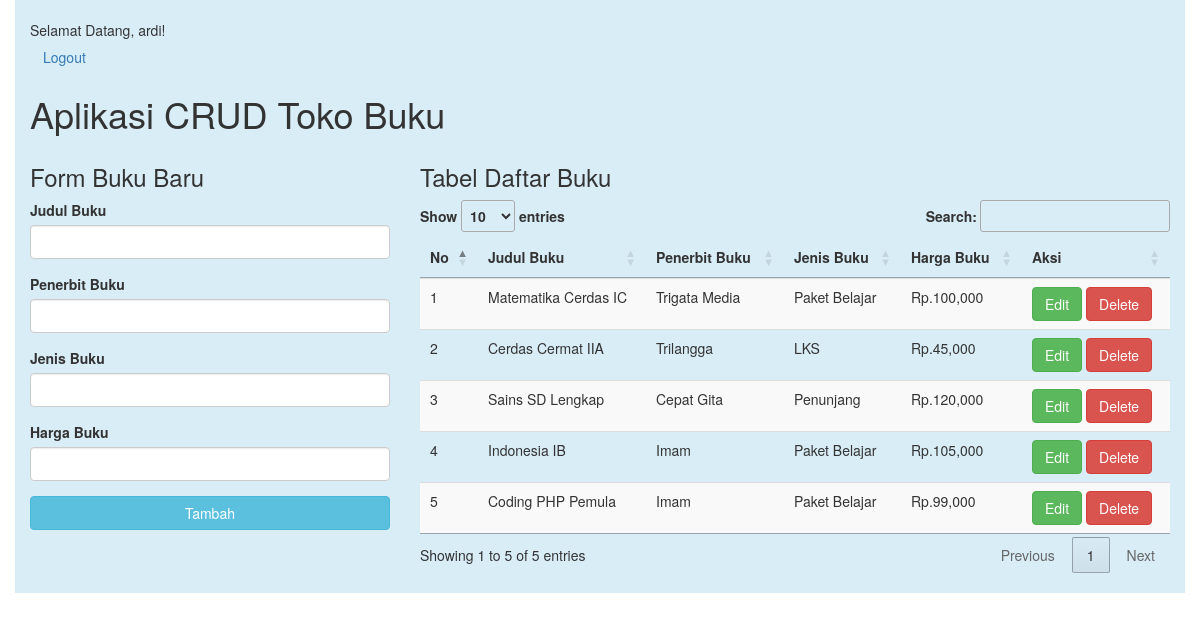
The app's page /crud.php (signed in) with its own data.
### tables this page shows
CREATE TABLE `buku` (
  `id_buku` int(11) NOT NULL,
  `judul_buku` varchar(100) NOT NULL,
  `penerbit_buku` varchar(100) NOT NULL,
  `genre_buku` varchar(50) NOT NULL,
  `harga_buku` double NOT NULL
);

### formatharga/lib.php (called while the page is built)
<?php
function rupiah($harga_buku)
{
	$hasil_rupiah = "Rp." . number_format($harga_buku, '0', ',', ',');
	return $hasil_rupiah;
}

### crud.php (the view, shortened to what this page needs)
<!DOCTYPE html>
<html lang="en">
<head>
	<link rel="stylesheet" href="bootstrap/css/bootstrap.css">
	<link rel="stylesheet" type="text/css" href="//cdn.datatables.net/1.10.11/css/jquery.dataTables.min.css">
</head>
<body>
	<?php
	include('./formatharga/lib.php');
	?>
	<?php
	include('dbconnect.php');
	$query = "SELECT * FROM buku";
	$result = mysqli_query($conn, $query);
	?>
	<div class="container bg-info" style="padding-top: 20px; padding-bottom: 20px;">
		<form action="" method="POST" class="login-email">
            <?php echo "Selamat Datang, " . $_SESSION['username'] ."!". ""; ?>
            <div class="input-group">
            <a href="logout.php" class="btn">Logout</a>
            </div>
        </form>
		<h1>Aplikasi CRUD Toko Buku</h1>
		<div class="row">
			<div class="col-sm-4">
				<h3>Form Buku Baru</h3>
				<form role="form" action="insert.php" method="post">
					<div class="form-group">
						<label>Judul Buku</label>
						<input type="text" name="judul_bk" class="form-control">
					</div>
					<div class="form-group">
						<label>Penerbit Buku</label>
						<input type="text" name="terbit_bk" class="form-control">
					</div>
					<div class="form-group">
						<label>Jenis Buku</label>
						<input type="text" name="genre_bk" class="form-control">
					</div>
					<div class="form-group">
						<label>Harga Buku</label>
						<input type="text" name="harga_bk" class="form-control">
					</div>
					<button type="submit" class="btn btn-info btn-block">Tambah</button>
				</form>
			</div>
			<div class="col-sm-8">
				<h3>Tabel Daftar Buku</h3>
				<table class="table table-striped table-hover dtabel">
					<thead>
						<tr>
							<th>No</th>
							<th>Judul Buku</th>
							<th>Penerbit Buku</th>
							<th>Jenis Buku</th>
							<th>Harga Buku</th>
							<th>Aksi</th>
						</tr>
					</thead>
					<tbody>
						<?php
						$no = 1;
						while ($row = mysqli_fetch_assoc($result)) {
						?>
							<tr>
								<td><?php echo $no++; ?></td>
								<td><?php echo $row['judul_buku']; ?></td>
								<td><?php echo $row['penerbit_buku']; ?></td>
								<td><?php echo $row['genre_buku']; ?></td>
								<td><?php echo rupiah($row['harga_buku']); ?></td>
								<td>
									<a href="editform.php?id=<?php echo $row['id_buku']; ?>" class="btn btn-success" role="button">Edit</a>
									<a href="delete.php?id=<?php echo $row['id_buku'] ?>" class="btn btn-danger" role="button">Delete</a>
								</td>
							</tr>
						<?php
						}
						?>
					</tbody>
				</table>
			</div>
		</div>
	</div>
</body>
</html>

### records on screen
buku: judul_buku "Matematika Cerdas IC", penerbit_buku "Trigata Media", genre_buku "Paket Belajar", harga_buku "Rp.100,000"
buku: judul_buku "Cerdas Cermat IIA", penerbit_buku "Trilangga", genre_buku "LKS", harga_buku "Rp.45,000"
buku: judul_buku "Sains SD Lengkap", penerbit_buku "Cepat Gita", genre_buku "Penunjang", harga_buku "Rp.120,000"
buku: judul_buku "Indonesia IB", penerbit_buku "Imam", genre_buku "Paket Belajar", harga_buku "Rp.105,000"
buku: judul_buku "Coding PHP Pemula", penerbit_buku "Imam", genre_buku "Paket Belajar", harga_buku "Rp.99,000"

### other values on screen
$_SESSION['username'] "ardi"
